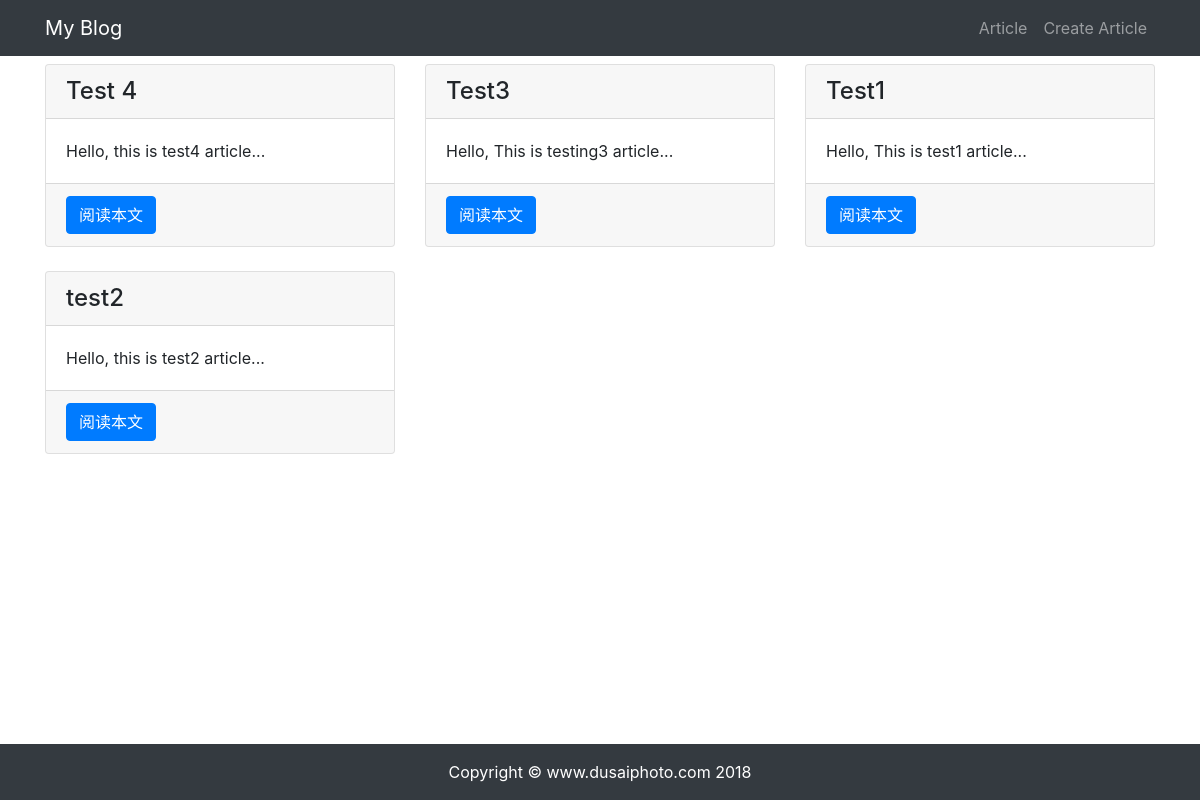
Before: /article/article-list/ with the older database file.
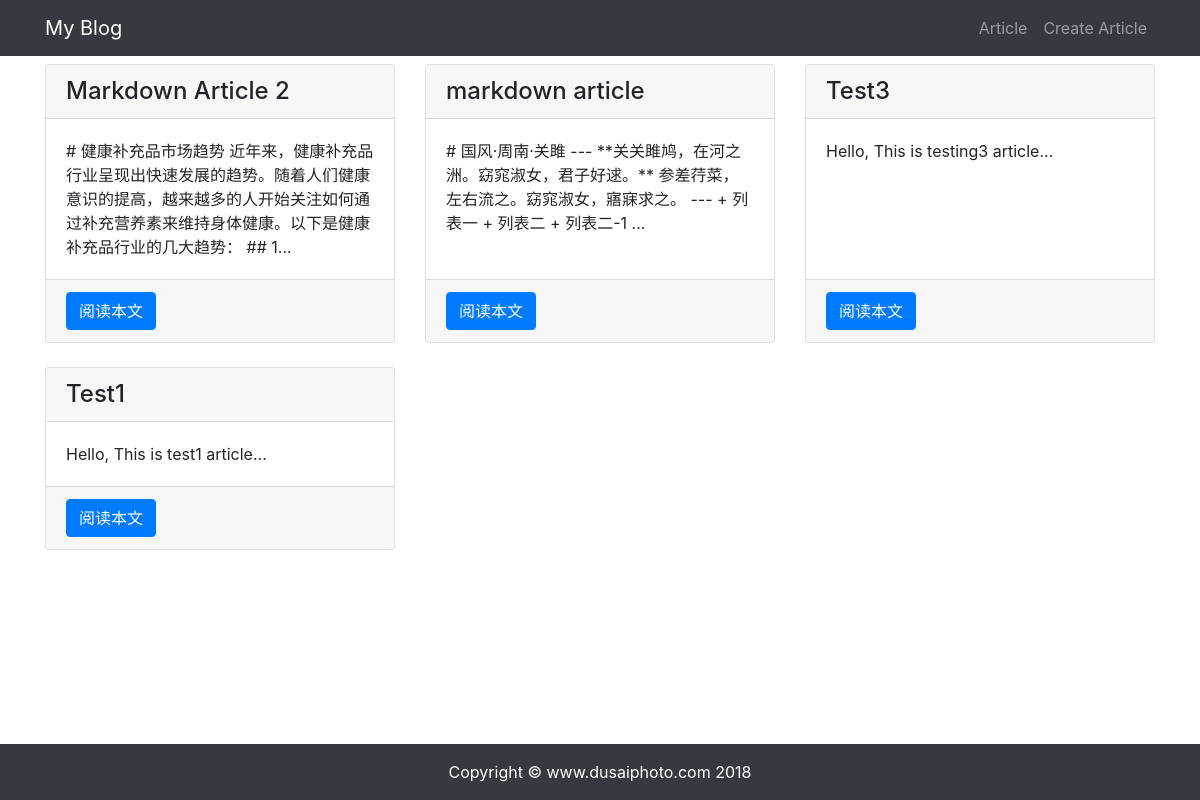
After: the same page with the newer database file.
### article/models.py (models this page shows, shortened)
class ArticlePost(models.Model):
    author = models.ForeignKey(User, on_delete=models.CASCADE)
    title = models.CharField(max_length=100)
    body = models.TextField()
    created = models.DateTimeField(default=timezone.now)
    updated = models.DateTimeField(auto_now=True)
    class Meta:
        ordering = ('-created', )

### article/views.py (the view)
# urls.py: path('article-list/', views.article_list, name='article_list'),
def article_list(request):
    articles = ArticlePost.objects.all()
    context = {"articles": articles}
    return render(request, 'article/list.html', context)

### templates/article/list.html (shortened to what this page needs)
{% extends 'base.html' %} {% load staticfiles %}
{%block content%}
<div class="container">
  <div class="row mt-2">
    {% for article in articles %}
    <div class="col-4 mb-4">
      <div class="card h-100">
        <h4 class="card-header">{{article.title}}</h4>
        <div class="card-body">
          <p class="card-text">{{ article.body|slice:"100"}}...</p>
        </div>
        <div class="card-footer">
          <a
            href="{% url 'article:article_detail' article.id%}"
            class="btn btn-primary"
            >阅读本文</a
          >
        </div>
      </div>
    </div>
    {% endfor %}
  </div>
</div>
{%endblock content%}

### templates/base.html (shortened to what this page needs)
    使用 Django 3 学习的读者改为 {% load static %}
{% load staticfiles %}
<!DOCTYPE html>
<html lang="zh-cn">
  <head>
    <link
      rel="stylesheet"
      href="{% static 'bootstrap/css/bootstrap.min.css' %}"
    />
    <link rel="stylesheet" href="{% static 'md_css/monokai.css' %}"/>
  </head>
  <body>
    {% include 'header.html' %}
    {% block content %}{% endblock content %}
    {% include 'footer.html' %}
  </body>
</html>

### templates/header.html
<nav class="navbar navbar-expand-lg navbar-dark bg-dark">
  <div class="container">
    <a class="navbar-brand" href="#">My Blog</a>
    <div>
      <ul class="navbar-nav">
        <li class="nav-item">
          <a class="nav-link" href="{% url 'article:article_list' %}">Article</a
          >
        </li>
        <li class="nav-item">
          <a class="nav-link" href="{% url 'article:article_create' %}">Create Article</a>
        </li>
      </ul>
    </div>
  </div>
</nav>

### templates/footer.html
<div><br /><br /><br /></div>
<footer class="py-3 bg-dark fixed-bottom">
  <div class="container">
    <p class="m-0 text-center text-white">
      Copyright &copy; www.dusaiphoto.com 2018
    </p>
  </div>
</footer>

Changed rows visible on the page:
removed ArticlePost: title "Test 4", body "Hello, this is test4 article"
removed ArticlePost: title "test2", body "Hello, this is test2 article"
added ArticlePost: title "Markdown Article 2", body "# 健康补充品市场趋势 近年来，健康补充品行业呈现出快速发展的趋势。随着人们健康意识的提高，越来越多的人开始关注如何通过补充营养素来维持身体健康。以下是健康补充品行业的几大趋势： ## 1"
added ArticlePost: title "markdown article", body "# 国风·周南·关雎 --- **关关雎鸠，在河之洲。窈窕淑女，君子好逑。** 参差荇菜，左右流之。窈窕淑女，寤寐求之。 --- + 列表一 + 列表二 + 列表二-1"
